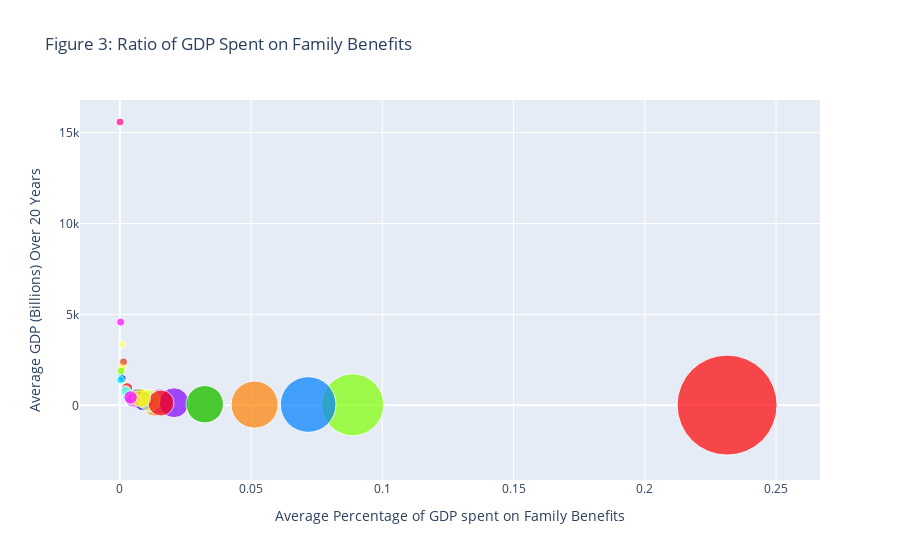

The cell this chart's notebook holds for it:
### Code cell
import pandas as pd
import plotly.graph_objects as go
import numpy as np


# Read / Cleaning the data
social_spending = pd.read_csv("Data_cleaned/social_spending.csv", header=1)
gdp = pd.read_csv("Data_cleaned/gdp.csv")
gdp['gdp'] = gdp['gdp'].replace('..', np.nan)
gdp['gdp'] = gdp['gdp'].str.replace(',', '')
gdp['gdp'] = gdp['gdp'].astype(float)
social_spending = social_spending.rename(columns={'Year': 'Country'})
social_spending = social_spending.applymap(lambda x: x.strip() if isinstance(x, str) else x)
social_spending = pd.melt(social_spending, id_vars=['Country'], var_name='Year', value_name='s_s')
social_spending['Country_Year'] = social_spending['Country'] + '_' + social_spending['Year'].astype(str)

merged_data = pd.merge(gdp, social_spending, on=['Country_Year'])
merged_data['gdp'] = pd.to_numeric(merged_data['gdp'], errors='coerce')
merged_data['s_s'] = pd.to_numeric(merged_data['s_s'], errors='coerce')
#merged_data['gdp'] = merged_data['gdp'].fillna(merged_data['gdp'].mean())
#merged_data['s_s'] = merged_data['s_s'].fillna(merged_data['s_s'].mean())


average_social_spending = merged_data.groupby('Country')['s_s'].mean().reset_index()
average_gdp = merged_data.groupby('Country')['gdp'].mean().reset_index()
average_data = pd.merge(average_social_spending, average_gdp, on='Country', suffixes=('_s_s', '_gdp'))
average_data['s_s_gdp_ratio'] = average_data['s_s'] / average_data['gdp']

color_map = {
    'Australia': 'rgb(255, 0, 0)',        # Red
    'Austria': 'rgb(0, 255, 0)',          # Green
    'Belgium': 'rgb(0, 0, 255)',          # Blue
    'Canada': 'rgb(255, 255, 0)',         # Yellow
    'Chile': 'rgb(255, 0, 255)',          # Magenta
    'Colombia': 'rgb(0, 255, 255)',       # Cyan
    'Costa Rica': 'rgb(255, 127, 0)',     # Orange
    'Czechia': 'rgb(255, 0, 127)',        # Reddish-Pink
    'Denmark': 'rgb(0, 127, 255)',        # Bluish
    'Estonia': 'rgb(127, 255, 0)',        # Greenish-Yellow
    'Finland': 'rgb(0, 255, 127)',        # Greenish
    'France': 'rgb(127, 0, 255)',         # Purplish-Blue
    'Germany': 'rgb(255, 255, 127)',      # Light Yellow
    'Greece': 'rgb(127, 255, 255)',       # Light Cyan
    'Hungary': 'rgb(255, 127, 255)',      # Light Magenta
    'Iceland': 'rgb(255, 0, 0)',          # Red
    'Ireland': 'rgb(0, 255, 0)',          # Green
    'Israel': 'rgb(0, 0, 255)',           # Blue
    'Italy': 'rgb(255, 255, 0)',          # Yellow
    'Japan': 'rgb(255, 0, 255)',          # Magenta
    'Korea': 'rgb(0, 255, 255)',          # Cyan
    'Latvia': 'rgb(255, 127, 0)',         # Orange
    'Lithuania': 'rgb(255, 0, 127)',      # Reddish-Pink
    'Luxembourg': 'rgb(0, 127, 255)',     # Bluish
    'Mexico': 'rgb(127, 255, 0)',         # Greenish-Yellow
    'Netherlands': 'rgb(0, 255, 127)',    # Greenish
    'New Zealand': 'rgb(127, 0, 255)',    # Purplish-Blue
    'Norway': 'rgb(255, 255, 127)',      # Light Yellow
    'Poland': 'rgb(127, 255, 255)',       # Light Cyan
    'Portugal': 'rgb(255, 127, 255)',     # Light Magenta
    'Slovak Republic': 'rgb(255, 0, 0)',  # Red
    'Slovenia': 'rgb(0, 255, 0)',         # Green
    'Spain': 'rgb(0, 0, 255)',            # Blue
    'Sweden': 'rgb(255, 255, 0)',         # Yellow
    'Switzerland': 'rgb(255, 0, 255)',    # Magenta
    'Türkiye': 'rgb(0, 255, 255)',        # Cyan
    'United Kingdom': 'rgb(255, 127, 0)', # Orange
    'United States': 'rgb(255, 0, 127)',  # Reddish-Pink
}

average_data['color'] = average_data['Country'].map(color_map)
bubble_sizes = average_data['s_s_gdp_ratio'] * 1000

fig = go.Figure(data=go.Scatter(
    x=average_data['s_s_gdp_ratio'],
    y=average_data['gdp'],
    mode='markers',
    marker=dict(
        size=bubble_sizes,
        sizemode='area',
        sizeref=2.*max(bubble_sizes)/(100**2),
        sizemin=4,
        color=average_data['color']
    ),
    text=average_data.apply(lambda row: f"Country: {row['Country']}<br>Avg Social Spending: {row['s_s']:,}<br>Avg GDP: {row['gdp']:,}<br>Ratio: {row['s_s_gdp_ratio']:.4f}", axis=1),
))

fig.update_layout(
    title='Figure 3: Ratio of GDP Spent on Family Benefits',
    xaxis=dict(title='Average Percentage of GDP spent on Family Benefits'),  
    yaxis=dict(title='Average GDP (Billions) Over 20 Years'),
    showlegend=False
)

fig.show()

### Figure 1 — Plotly figure (JSON) as saved in the notebook; plotly's stock layout.template omitted (floating-point values rounded to 4 significant figures)
{"data": [{"marker": {"color": ["rgb(255, 0, 0)", "rgb(0, 255, 0)", "rgb(0, 0, 255)", "rgb(255, 255, 0)", "rgb(255, 0, 255)", "rgb(0, 255, 255)", "rgb(255, 127, 0)", "rgb(255, 0, 127)", "rgb(0, 127, 255)", "rgb(127, 255, 0)", "rgb(0, 255, 127)", "rgb(127, 0, 255)", "rgb(255, 255, 127)", "rgb(127, 255, 255)", "rgb(255, 127, 255)", "rgb(255, 0, 0)", "rgb(0, 255, 0)", "rgb(0, 0, 255)", "rgb(255, 255, 0)", "rgb(255, 0, 255)", "rgb(0, 255, 255)", "rgb(255, 127, 0)", "rgb(255, 0, 127)", "rgb(0, 127, 255)", "rgb(127, 255, 0)", "rgb(0, 255, 127)", "rgb(127, 0, 255)", "rgb(255, 255, 127)", "rgb(127, 255, 255)", "rgb(255, 127, 255)", "rgb(255, 0, 0)", "rgb(0, 255, 0)", "rgb(0, 0, 255)", "rgb(255, 255, 0)", "rgb(255, 0, 255)", "rgb(0, 255, 255)", "rgb(255, 127, 0)", "rgb(255, 0, 127)"], "size": [2.787, 7.504, 7.167, 1.081, 4.51, 3.305, 13.47, 6.845, 15.11, 88.73, 14.25, 1.522, 0.9085, 4.588, 15.05, 231.4, 11.13, 9.039, 0.9038, 0.3152, 0.6171, 51.36, 32.36, 71.76, 0.4747, 2.411, 20.66, 11.17, 2.22, 5.208, 15.68, 32.35, 0.9007, 8.184, 4.127, 0.2412, 1.386, 0.07445], "sizemin": 4, "sizemode": "area", "sizeref": 0.04627}, "mode": "markers", "text": ["Country: Australia<br>Avg Social Spending: 2.64<br>Avg GDP: 947.4142105263157<br>Ratio: 0.0028", "Country: Austria<br>Avg Social Spending: 2.76<br>Avg GDP: 367.80842105263156<br>Ratio: 0.0075", "Country: Belgium<br>Avg Social Spending: 3.18<br>Avg GDP: 443.73<br>Ratio: 0.0072", "Country: Canada<br>Avg Social Spending: 1.5133333333333332<br>Avg GDP: 1,400.496842105263<br>Ratio: 0.0011", "Country: Chile<br>Avg Social Spending: 1.4333333333333333<br>Avg GDP: 317.82842105263154<br>Ratio: 0.0045", "Country: Colombia<br>Avg Social Spending: 1.6600000000000001<br>Avg GDP: 502.2426315789474<br>Ratio: 0.0033", "Country: Costa Rica<br>Avg Social Spending: 0.89<br>Avg GDP: 66.07263157894737<br>Ratio: 0.0135", "Country: Czechia<br>Avg Social Spending: 2.066666666666667<br>Avg GDP: 301.94421052631577<br>Ratio: 0.0068", "Country: Denmark<br>Avg Social Spending: 3.6333333333333333<br>Avg GDP: 240.44894736842105<br>Ratio: 0.0151", "Country: Estonia<br>Avg Social Spending: 2.8000000000000003<br>Avg GDP: 31.55473684210526<br>Ratio: 0.0887", "Country: Finland<br>Avg Social Spending: 2.9866666666666664<br>Avg GDP: 209.63210526315788<br>Ratio: 0.0142", "Country: France<br>Avg Social Spending: 3.6357142857142857<br>Avg GDP: 2,388.204210526316<br>Ratio: 0.0015", "Country: Germany<br>Avg Social Spending: 3.046666666666667<br>Avg GDP: 3,353.6431578947368<br>Ratio: 0.0009", "Country: Greece<br>Avg Social Spending: 1.3545454545454545<br>Avg GDP: 295.21315789473687<br>Ratio: 0.0046", "Country: Hungary<br>Avg Social Spending: 3.3466666666666667<br>Avg GDP: 222.37842105263155<br>Ratio: 0.0150", "Country: Iceland<br>Avg Social Spending: 3.2333333333333334<br>Avg GDP: 13.97578947368421<br>Ratio: 0.2314", "Country: Ireland<br>Avg Social Spending: 2.6333333333333333<br>Avg GDP: 236.61684210526317<br>Ratio: 0.0111", "Country: Israel<br>Avg Social Spending: 2.209090909090909<br>Avg GDP: 244.4078947368421<br>Ratio: 0.0090", "Country: Italy<br>Avg Social Spending: 1.8909090909090909<br>Avg GDP: 2,092.1652631578945<br>Ratio: 0.0009", "Country: Japan<br>Avg Social Spending: 1.4428571428571428<br>Avg GDP: 4,577.864736842105<br>Ratio: 0.0003", "Country: Korea<br>Avg Social Spending: 0.9733333333333333<br>Avg GDP: 1,577.2263157894736<br>Ratio: 0.0006", "Country: Latvia<br>Avg Social Spending: 2.1<br>Avg GDP: 40.88789473684211<br>Ratio: 0.0514", "Country: Lithuania<br>Avg Social Spending: 2.2<br>Avg GDP: 67.9857894736842<br>Ratio: 0.0324", "Country: Luxembourg<br>Avg Social Spending: 3.426315789473684<br>Avg GDP: 47.74631578947369<br>Ratio: 0.0718", "Country: Mexico<br>Avg Social Spending: 0.8947368421052632<br>Avg GDP: 1,884.6984210526314<br>Ratio: 0.0005", "Country: Netherlands<br>Avg Social Spending: 1.8333333333333333<br>Avg GDP: 760.4494736842106<br>Ratio: 0.0024", "Country: New Zealand<br>Avg Social Spending: 2.973684210526316<br>Avg GDP: 143.9678947368421<br>Ratio: 0.0207", "Country: Norway<br>Avg Social Spending: 3.142105263157895<br>Avg GDP: 281.3831578947368<br>Ratio: 0.0112", "Country: Poland<br>Avg Social Spending: 1.7842105263157895<br>Avg GDP: 803.6257894736842<br>Ratio: 0.0022", "Country: Portugal<br>Avg Social Spending: 1.4666666666666666<br>Avg GDP: 281.6336842105263<br>Ratio: 0.0052", "Country: Slovak Republic<br>Avg Social Spending: 2.006666666666667<br>Avg GDP: 127.96736842105264<br>Ratio: 0.0157", "Country: Slovenia<br>Avg Social Spending: 1.905263157894737<br>Avg GDP: 58.902105263157885<br>Ratio: 0.0323", "Country: Spain<br>Avg Social Spending: 1.3210526315789475<br>Avg GDP: 1,466.668947368421<br>Ratio: 0.0009", "Country: Sweden<br>Avg Social Spending: 3.3210526315789473<br>Avg GDP: 405.7978947368421<br>Ratio: 0.0082", "Country: Switzerland<br>Avg Social Spending: 1.8<br>Avg GDP: 436.17157894736846<br>Ratio: 0.0041", "Country: Türkiye<br>Avg Social Spending: 0.3368421052631579<br>Avg GDP: 1,396.5926315789475<br>Ratio: 0.0002", "Country: United Kingdom<br>Avg Social Spending: 3.305263157894737<br>Avg GDP: 2,384.88<br>Ratio: 0.0014", "Country: United States<br>Avg Social Spending: 1.16<br>Avg GDP: 15,581.214210526316<br>Ratio: 0.0001"], "type": "scatter", "x": [0.002787, 0.007504, 0.007167, 0.001081, 0.00451, 0.003305, 0.01347, 0.006845, 0.01511, 0.08873, 0.01425, 0.001522, 0.0009085, 0.004588, 0.01505, 0.2314, 0.01113, 0.009039, 0.0009038, 0.0003152, 0.0006171, 0.05136, 0.03236, 0.07176, 0.0004747, 0.002411, 0.02066, 0.01117, 0.00222, 0.005208, 0.01568, 0.03235, 0.0009007, 0.008184, 0.004127, 0.0002412, 0.001386, 7.445e-05], "y": [947.4, 367.8, 443.7, 1400.0, 317.8, 502.2, 66.07, 301.9, 240.4, 31.55, 209.6, 2388.0, 3354.0, 295.2, 222.4, 13.98, 236.6, 244.4, 2092.0, 4578.0, 1577.0, 40.89, 67.99, 47.75, 1885.0, 760.4, 144.0, 281.4, 803.6, 281.6, 128.0, 58.9, 1467.0, 405.8, 436.2, 1397.0, 2385.0, 15580.0]}], "layout": {"showlegend": false, "title": {"text": "Figure 3: Ratio of GDP Spent on Family Benefits"}, "xaxis": {"title": {"text": "Average Percentage of GDP spent on Family Benefits"}}, "yaxis": {"title": {"text": "Average GDP (Billions) Over 20 Years"}}}}
